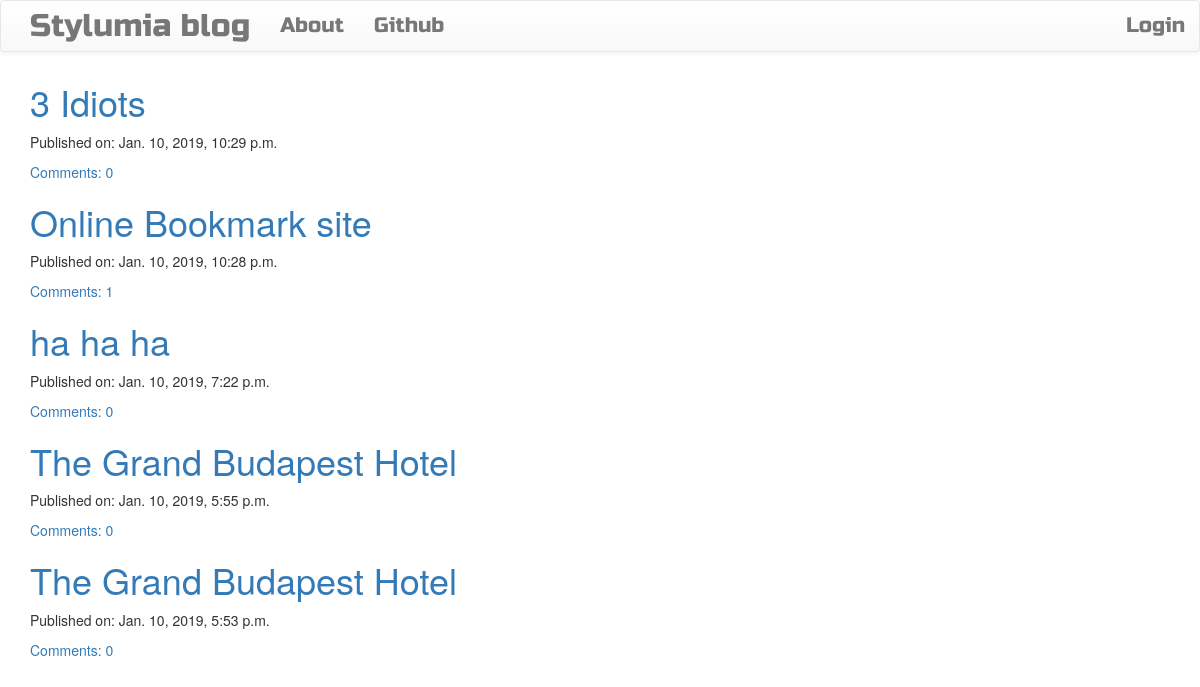
The page / on the database its author committed.
### blog/models.py (models this page shows, shortened)
class Post(models.Model):
    author = models.ForeignKey('auth.User',  on_delete = models.CASCADE)
    title = models.CharField(max_length = 150)
    text = models.TextField()
    create_date = models.DateTimeField(default = timezone.now)
    published_date = models.DateTimeField(blank = True , null = True)
    def approve_comments(self):
        return self.comments.filter(approved_comment = True)

### blog/views.py (the view)
# urls.py: url(r'^$', views.PostListView.as_view() , name = 'post_list'),
class PostListView(ListView):
    fields = '__all__'
    model = Post
    def get_queryset(self):
        return Post.objects.filter(published_date__lte = timezone.now()).order_by('-published_date')

### blog/templates/blog/post_list.html
{% extends "blog/base.html" %}
{% load staticfiles %}
{% block content %}
  <div class="centerstage">
    {%  for post in post_list %}
      <div class="post">
        <h1> <a href="{% url 'post_detail' pk=post.pk %}">{{ post.title }}</a> </h1>
        <div class="date">
          <p>Published on: {{post.published_date}}</p>
        </div>
        <a href="{% url 'post_detail' pk=post.pk %}">Comments: {{post.approve_comments.count }}</a>
      </div>
    {% endfor %}
  </div>
{% endblock %}

### blog/templates/blog/base.html (shortened to what this page needs)
<!DOCTYPE html>
{% load staticfiles %}
<html>
    <head>
        <link rel="stylesheet" href="https://maxcdn.bootstrapcdn.com/bootstrap/3.3.7/css/bootstrap.min.css">
        <link rel="stylesheet" href="https://maxcdn.bootstrapcdn.com/bootstrap/3.3.7/css/bootstrap-theme.min.css">
        <link rel="stylesheet" href="//cdn.jsdelivr.net/medium-editor/latest/css/medium-editor.min.css" type="text/css" media="screen" charset="utf-8">
        <link rel="stylesheet" href="{% static 'css/blog.css' %}">
<body class='loader'>
  <nav class="navbar navbar-default techfont custom-navbar">
    <div class="container">
      <ul class="nav navbar-nav">
        <li><a class='navbar-brand bigbrand' href="{% url 'post_list' %}">Stylumia blog</a></li>
        <li><a href="{% url 'about'%}">About</a></li>
        <li><a href="https://github.com/AnkurRyder">Github</a></li>
      </ul>
      <ul class="nav navbar-nav navbar-right">
        {% if user.is_authenticated %}
        <li>
          <a href="{% url 'post_new' %}" >New Post</a>
        </li>
        <li>
          <a href="{% url 'logout' %}" >Log out</a>
        </li>
        <li>
          <a >Welcome: {{ user.username }}</a>
        </li>
          {% else %}
          <li><a class='nav navbar-right' href="{% url 'login' %}" >Login</a></li>
        {% endif %}
      </ul>
  </div>
</nav>
        <div class="content container">
            <div class="row">
                <div class="col-md-8">
                  <div class="blog_posts">
                    {% block content %}
                    {% endblock %}
                  </div>
                </div>
            </div>
        </div>
</body>
</html>

### blog/static/css/blog.css (style rules this page uses)
.techfont { font-family: 'Russo One', sans-serif; font-size: 1.5em; margin-bottom: 10px; }
.bigbrand { font-size: 1.5em; }

### rows shown on the page
Post: title "3 Idiots", published_date "Jan. 10, 2019, 10:29 p.m.", approve_comments.count "0"
Post: title "Online Bookmark site", published_date "Jan. 10, 2019, 10:28 p.m.", approve_comments.count "1"
Post: title "ha ha ha", published_date "Jan. 10, 2019, 7:22 p.m.", approve_comments.count "0"
Post: title "The Grand Budapest Hotel", published_date "Jan. 10, 2019, 5:55 p.m.", approve_comments.count "0"
Post: title "The Grand Budapest Hotel", published_date "Jan. 10, 2019, 5:53 p.m.", approve_comments.count "0"
